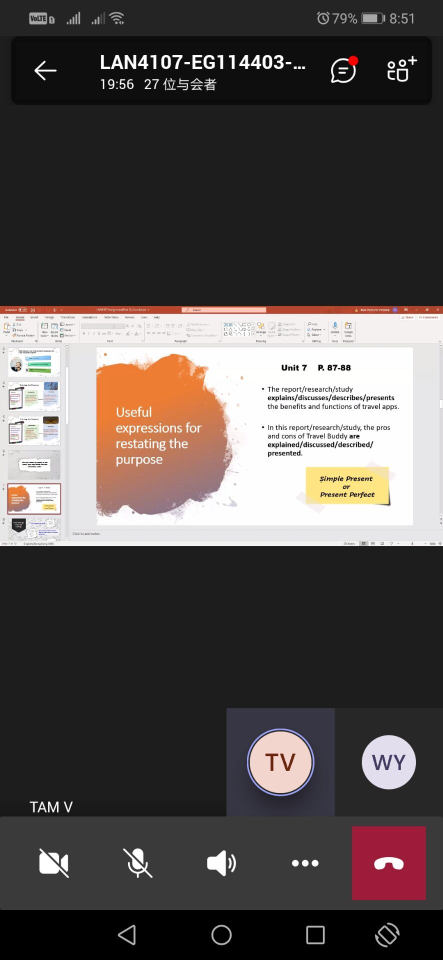
#> input picture t2.jpg, 886 x 1920 px (shown at 1/2 size)
$ jupyter execute --allow-errors line-1.03.ipynb
#> lines starting #> are read from the running program, lines starting #| are printed output that depends on the picture; after the words box and inside, x2 and y2 are one past the last pixel; in counts of white or black regions, pixels touching at a corner belong together; long printed decimals are rounded
[cell 1]
#读取图像

import cv2
import numpy as np
import matplotlib.pyplot as plt
#读入图片，模式为灰度图，创建窗口
scr = cv2.imread("t2.jpg")
#> scr is the input picture: shape (1920, 886, 3); mean B, G, R 78.2, 79.9, 86.2
scr_2 = scr.copy()
rgb = scr[...,::-1]
plt.imshow(rgb)

[cell 2]
#HSV切割（红色）

# 轉換BGR到HSV
imgHSV = cv2.cvtColor(scr, cv2.COLOR_BGR2HSV)
#> imgHSV: shape (1920, 886, 3); mean H, S, V 16.7, 13.5, 86.7

# range of white color in L channel L通道白色範圍
# mask = cv2.inRange(imgHSV[:,:,1], lower=250, upper=255) 0 70 51  20 255 255
mask = cv2.inRange(imgHSV, np.array([0,43,46]), np.array([15, 255, 255]))#选择纯红到衍生红115范围
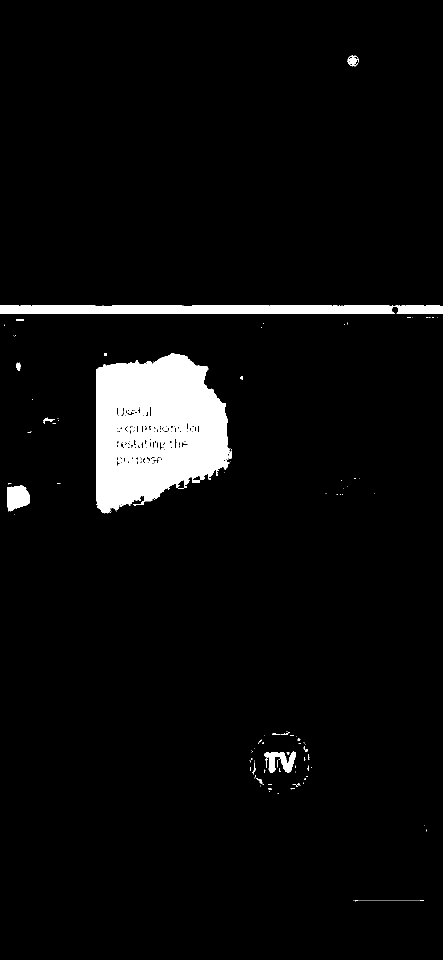
#> mask: shape (1920, 886) (shown at 1/2 size); 4.9% white; 185 white regions (165 under 20 px), largest, box (x1, y1, x2, y2) and area: (192, 707, 464, 1027) 63332, (0, 611, 886, 628) 14826, (14, 971, 60, 1023) 1801

# Apply Mask to original image 將蒙版應用到原始圖像
white_mask = cv2.bitwise_and(scr_2,scr_2, mask=mask)
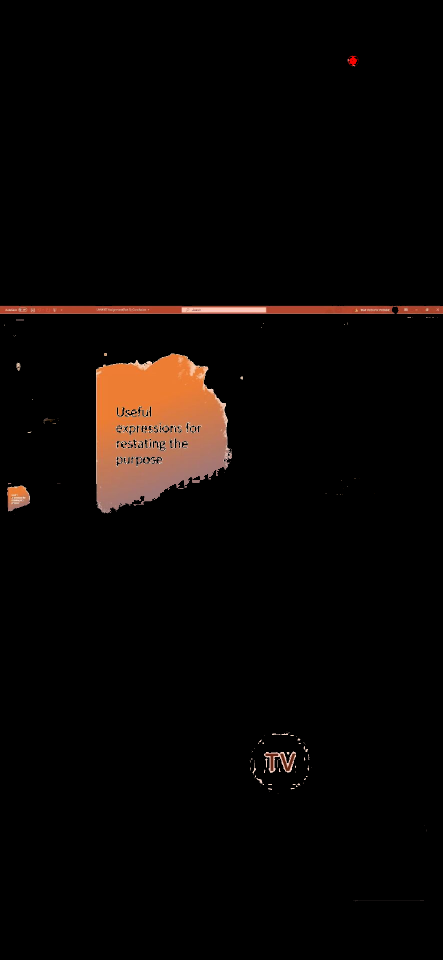
#> white_mask: shape (1920, 886, 3) (shown at 1/2 size); mean B, G, R 4.1, 5.9, 9.8
#输出
rgb = white_mask[...,::-1]
plt.imshow(rgb)
#我们能够看到噪音还是很多

[cell 3]
# h,s,v = cv2.split(imgHSV)
# cv2.imshow('H',h) #蓝色通道
# cv2.imshow('S',s) #绿色通道
# cv2.imshow('V',v) #红色通道
# cv2.waitKey(0)
# cv2.destroyAllWindows()

[cell 4]
#灰度化

gray = cv2.cvtColor(white_mask,cv2.COLOR_BGR2GRAY)
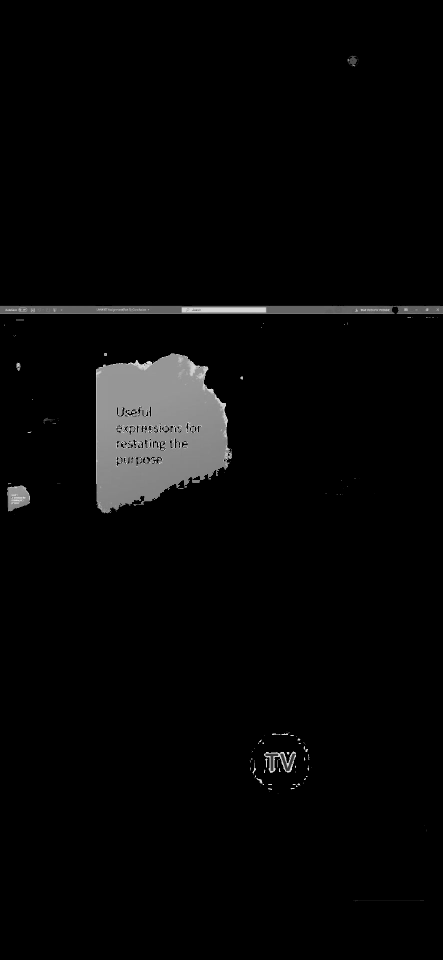
#> gray: shape (1920, 886) (shown at 1/2 size); min 0, max 238, mean 6.9

plt.figure(figsize=(10,10))
plt.subplot(1,2,1)
plt.hist(gray.ravel(), 256, [0,256])

plt.subplot(1,2,2)
plt.imshow(gray, cmap="gray")

#显示 直方图和灰度图
plt.show()
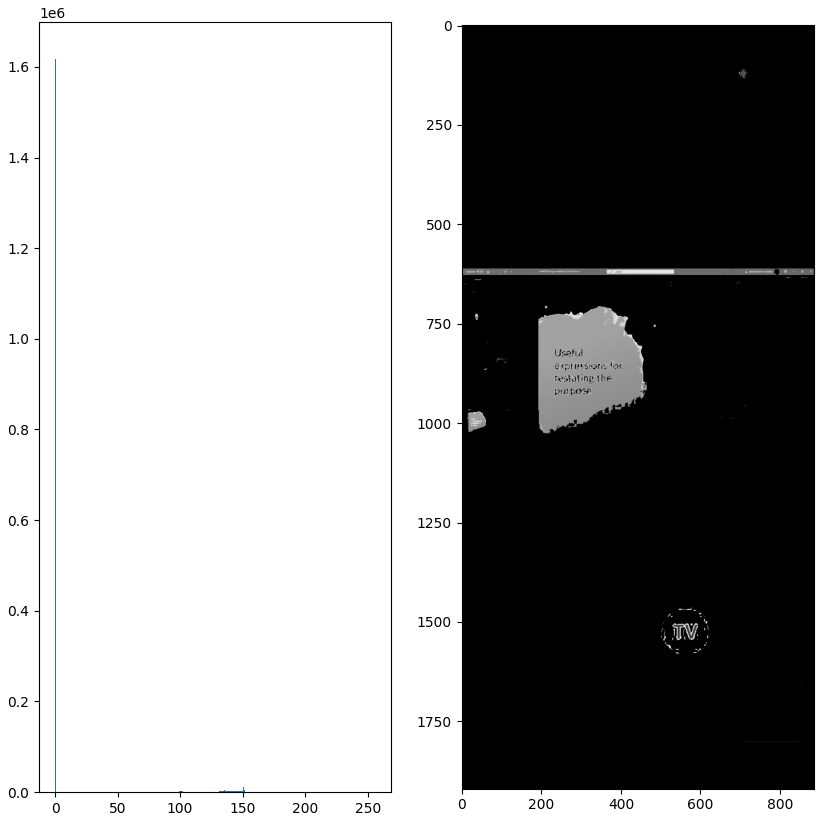
#> figure drawn by matplotlib, 2 panels; panel 1: tallest bar 1618309 high, from x = 0 to 1

[cell 5]
# #切割噪音

# #这里能看到125之后，都比较少见，可以认为在这个图片里属于噪音，所以都去除
# #当然之后还要调整，包括高光环境的时候会不会也会受到影响。

# ret,thresh1 = cv2.threshold(gray,125,255,4)
# #显示切割后
# plt.figure(figsize=(10,10))
# plt.subplot(1,2,1)
# #直方图
# plt.hist(thresh1.ravel(), 256, [0,256])
# plt.subplot(1,2,2)
# #灰度图
# plt.imshow(thresh1,cmap="gray")

[cell 6]
#滤波部分


#高斯模糊不适合
#gray_blur = cv2.GaussianBlur(thresh1,(3,3),0)

#中值凸显特征线段
gray_blur = cv2.medianBlur(gray,5)

#显示中值滤波的成果
plt.figure(figsize=(10,10))
plt.subplot(1,2,1)
plt.hist(gray_blur.ravel(), 256, [0,256])
plt.subplot(1,2,2)
plt.imshow(gray_blur,cmap="gray")
#> figure, not shown here; panel 1: tallest bar 1617712 high, from x = 0 to 1

[cell 7]
# gray_blur

[cell 8]
# [10 lines of commented-out code are left out]

[cell 9]
# [13 lines of commented-out code are left out]

[cell 10]
#边缘识别

edges = cv2.Canny(gray_blur, 40, 140, apertureSize = 3)
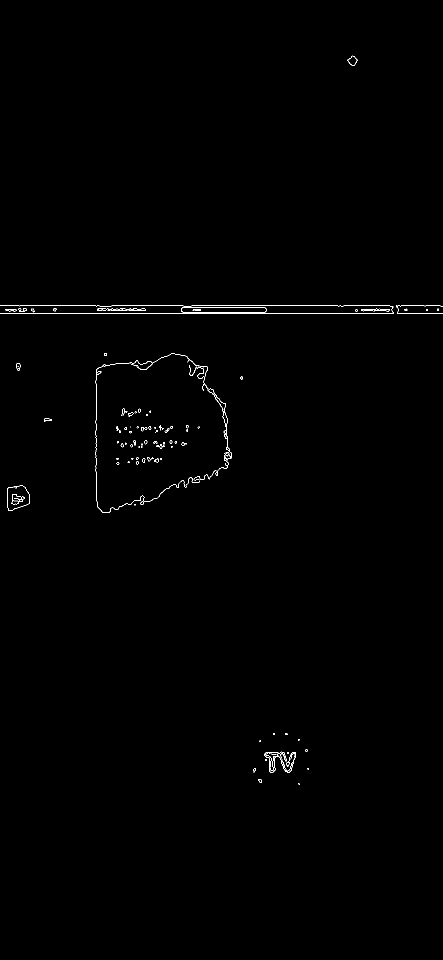
#> edges: shape (1920, 886) (shown at 1/2 size); 0.37% white in thin lines or dots, all inside (x1, y1, x2, y2) = (0, 111, 886, 1570)
#输出格式大小
print(gray.shape)
#| (1920, 886)

#输出成果与对比
plt.figure(figsize=(20,20))
plt.subplot(1,2,1)
plt.imshow(edges)
plt.subplot(1,2,2)
rgb = scr[...,::-1]
plt.imshow(rgb)

plt.show()

[cell 11]
#霍夫识别

tempIamge = scr.copy()
lines = cv2.HoughLines(edges,1,np.pi/180,150)
#> lines = [[627, 1.57], [611, 1.57], [192, 0], [622, 1.55], [616, 1.59], [605, 1.59], [614, 1.57], [625, 1.57], [618, 1.57], [634, 1.55]]
#自设一个储存线段数据的二维数组
lines_data =np.empty([0,8])
for line in lines:
    for rho,theta in line:
        a = np.cos(theta)
        b = np.sin(theta)
        x0 = a*rho
        y0 = b*rho
        x1 = int(x0 + 1000*(-b))
        y1 = int(y0 + 1000*(a))
        x2 = int(x0 - 1000*(-b))
        y2 = int(y0 - 1000*(a))
        #把直线显示在图片上
        cv2.line(tempIamge,(x1,y1),(x2,y2),(0,255,0),5)
        #输出线段点位
        print("(",x1,",",y1,") ",'(',x2,",",y2,')')
        #如果线段不是90度，不是未下定义
        if(x2-x1 != 0):
            slope = (y2-y1)/(x2-x1)
            #识别码设为0，方便之后程序整合使用
            a = np.array([(x1,x2,y1,y2,slope,0,rho,theta)])
            lines_data = np.append(lines_data,a, axis=0)
            #输出斜率
            print(slope)
        else:
            slope = 0
            #识别码设为1
            a = np.array([(x1,x2,y1,y2,slope,1,rho,theta)])
            lines_data = np.append(lines_data,a, axis=0)
#> this loop made 10 passes
#> (printed output is left out)
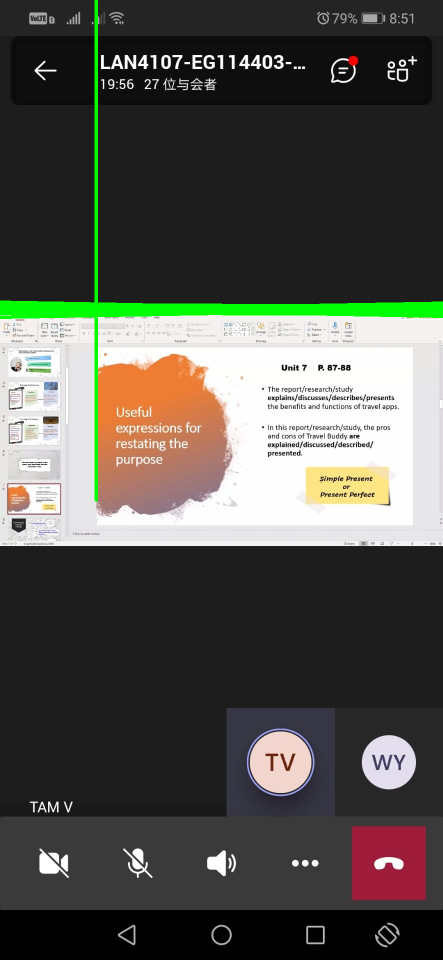
#> tempIamge: shape (1920, 886, 3) (shown at 1/2 size); 1.83% of pixels changed, all inside (x1, y1, x2, y2) = (0, 0, 886, 1004)
#输出线段数据
print(lines)
#| [[[627.          1.571]]
#|  [[611.          1.571]]
#|  [[192.          0.       ]]
#|  [[622.          1.553 ]]
#|  [[616.          1.588]]
#|  [[605.          1.588]]
#|  [[614.          1.571]]
#|  [[625.          1.571]]
#|  [[618.          1.571]]
#|  [[634.          1.553 ]]]
#输出线段图
print(tempIamge.shape)
#| (1920, 886, 3)
rgb = tempIamge[...,::-1]
plt.imshow(rgb)

[cell 12]
#输出每条线的斜率（排除未下定义）

for i in range(len(lines_data)):
    if lines_data[i][5] != 1 :
        print(lines_data[i][4])

[cell 13]
#将每条线撮合成对应平行线

parallel =np.empty([0,2], dtype = int)
for i in range(len(lines_data)):
    for j in range(i+1,len(lines_data)):
        if((abs(lines_data[i][4]-lines_data[j][4])<0.03)and(lines_data[i][5]!=1)):
            print([i,j])
            a = np.array([(i,j)])
            parallel = np.append(parallel,a, axis=0)
        elif(lines_data[i][5] == 1):
            print(" the line is Vertical line")
            break
if len(parallel)< 2:
    print('7k7k')
    for i in range(len(lines_data)):
        for j in range(i+1,len(lines_data)):
            #print(i,lines_data[i][4]-lines_data[j][4])
            if((abs(lines_data[i][4]-lines_data[j][4])<1.5)and(lines_data[i][5]!=1)and(i!=parallel[0][0])and(i!=parallel[0][1])and(j!=parallel[0][0])and(j!=parallel[0][1])):
                print([i,j])
                a = np.array([(i,j)])
                parallel = np.append(parallel,a, axis=0)
            elif(lines_data[i][5] == 1):
                print(" the line is Vertical line")
                break

[cell 14]
parallel

[cell 15]
#输出撮合的平行线，各自的斜率

parallel_slope = np.zeros(2)
#> (the rest of this cell did not finish here and is left out)

[cell 16]
#将二维数组的平行线地址变成一维

habe = []
#> (the rest of this cell did not finish here and is left out)

#> (a cell that did not finish here is left out)

[cell 18]
#将平行线数据导入，主要是懒的想

horLine = []
verLine = []
# [5 lines of commented-out code are left out]
horLine.append(lines_data[habe[0]])
horLine.append(lines_data[habe[1]])
#> (the rest of this cell did not finish here and is left out)

#> (a cell that did not finish here is left out)

[cell 20]
#计算4条线的相交点

points = []
for l1 in horLine:
    for l2 in verLine:
        a = np.array([
            [np.cos(l1[7]), np.sin(l1[7])],
            [np.cos(l2[7]), np.sin(l2[7])]
        ])
        b = np.array([l1[6],l2[6]])
        points.append(np.linalg.solve(a, b))

[cell 21]
#计算中心点和输出中心点与四条线的相交点

for point in points:
    cv2.circle(tempIamge, (int(point[0]),int(point[1])), 3, (0,0,255))
midx = np.mean([point[0] for point in points])
midy = np.mean([point[1] for point in points])
#> (the rest of this cell did not finish here and is left out)
